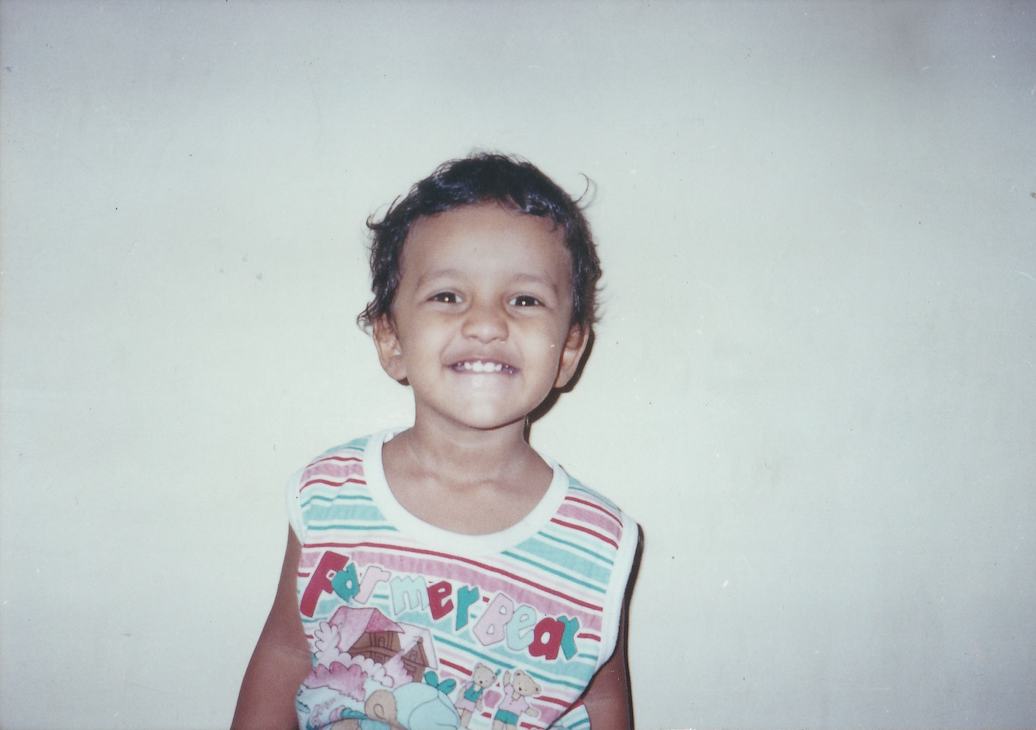
#> input picture Assignment4_MerwinRoy_Team01/Moviestrip/English/Initial/1.jpg, 1036 x 730 px, found by its file name
$ jupyter execute --allow-errors 'Moviestrip - Sourcecode.ipynb'
#> lines starting #> are read from the running program, lines starting #| are printed output that depends on the picture
#> further down, images is the input picture: PIL image 1036x730 RGBA; mean R, G, B, A 189.1, 195.9, 196.3, 255
#> `images_resize = images.resize((500, 500))`:
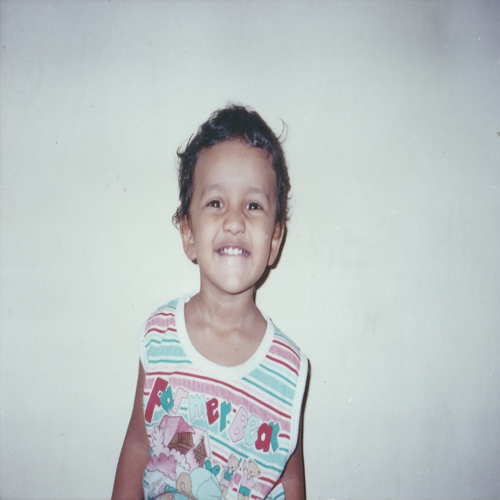
#> images_resize: PIL image 500x500 RGBA; mean R, G, B, A 189.1, 195.9, 196.3, 255
#> `images_border = ImageOps.expand(images_resize, border=(10,10),fill=(22..`:
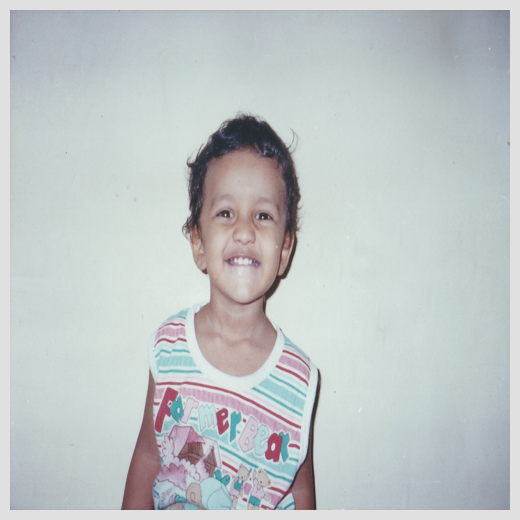
#> images_border: PIL image 520x520 RGBA; mean R, G, B, A 191.8, 198, 198.4, 255
#> `overlay = Image.new('RGBA', images_col.size, TINT_COLOR+(0,))`: overlay: PIL image 520x520 RGBA; every value is 0
# Assignment_4_Team01 - Source Code

Setting the default directory and importing libraries related to image

[cell 1]
from PIL import Image, ImageOps
import os
os.getcwd()

[cell 2]
os.chdir("") #Specify the directory

Reading the captions that are to be used from excel file

[cell 3]
import pandas as pd
#> (the rest of this cell did not finish here and is left out)

All the images are read from the folder using that I have created using PIL and they are resized,added colors ,fonts using ImageFont.truetype,inserted captions into the images and finally the updated images are stored in a seperate folder. Please note that the font I have used can be applied only in Macbook. The code for Windows font is commented out in the below step.

[cell 4]
from PIL import Image, ImageDraw, ImageFont, ImageOps
#> (the rest of this cell did not finish here and is left out)

$ run again, with Assignment4_MerwinRoy_Team01/Moviestrip/English/Initial/10.jpg copied over Assignment4_MerwinRoy_Team01/Moviestrip/English/Initial/1.jpg
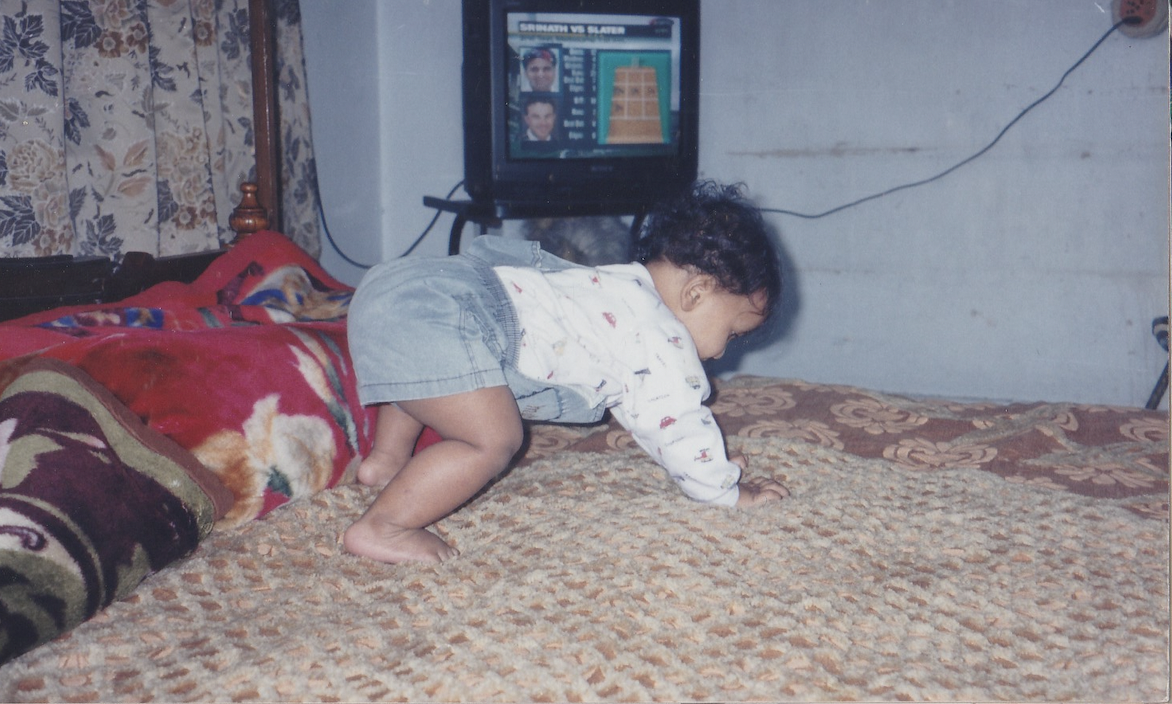
#> input picture Assignment4_MerwinRoy_Team01/Moviestrip/English/Initial/10.jpg, 1172 x 704 px, found by its file name
#> images is the input picture: PIL image 1172x704 RGBA; mean R, G, B, A 136.1, 130.4, 137.8, 255
#> `images_resize = images.resize((500, 500))`:
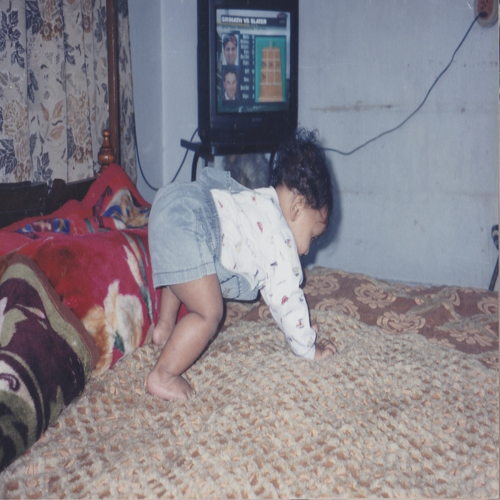
#> images_resize: PIL image 500x500 RGBA; mean R, G, B, A 136.1, 130.4, 137.8, 255
#> `images_border = ImageOps.expand(images_resize, border=(10,10),fill=(22..`:
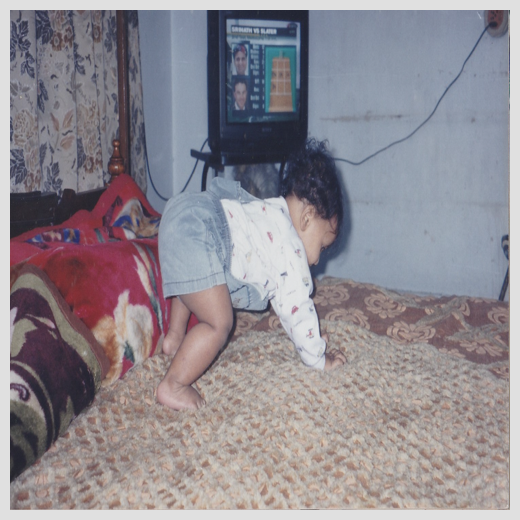
#> images_border: PIL image 520x520 RGBA; mean R, G, B, A 142.8, 137.5, 144.3, 255
#> overlay: PIL image 520x520 RGBA; every value is 0
